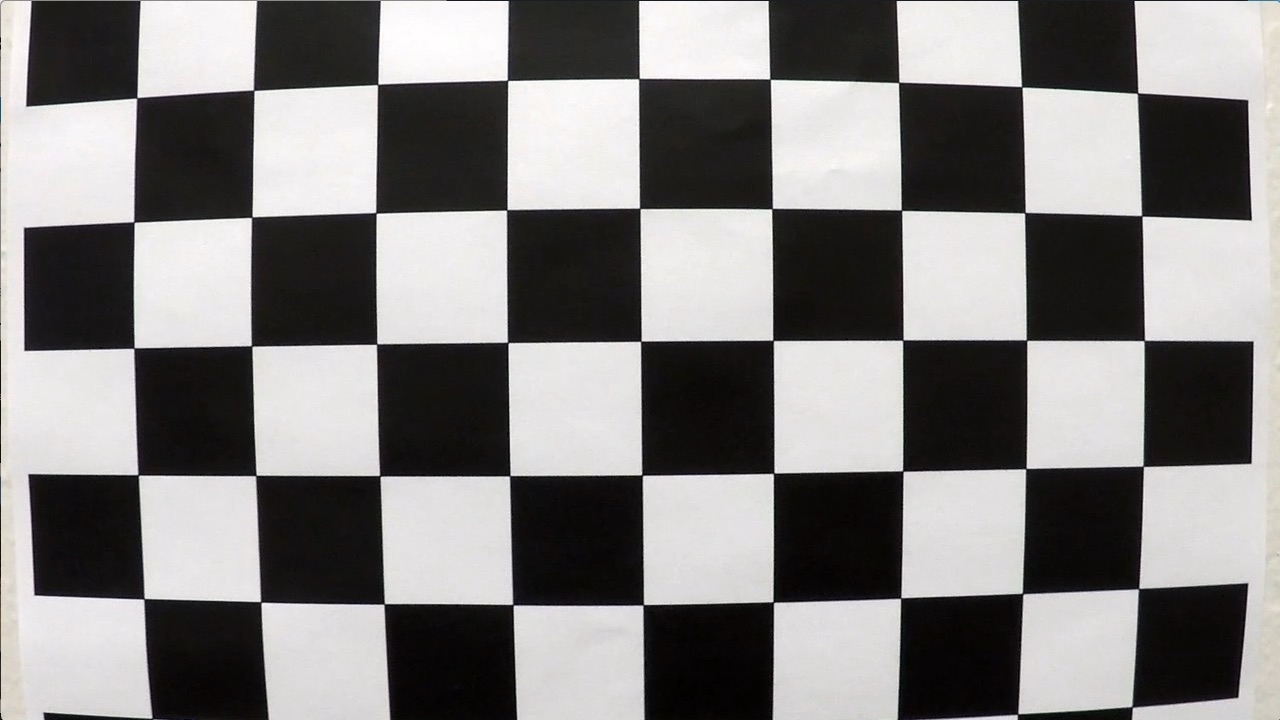
#> input picture cameraCalibration/camera_cal/calibration1.jpg, 1280 x 720 px; its folder holds 4 pictures in this run
$ python camera_calibration.py
#> lines starting #> are read from the running program, lines starting #| are printed output that depends on the picture
import numpy as np
import matplotlib.pyplot as plt
import matplotlib.image as mpimg
import matplotlib.ticker as tik
import glob
import cv2
import pickle

def uploadCalImgs():
	calImages = glob.glob('./camera_cal/calibration*.jpg')
	return calImages

def calibrCamera(imageFiles):
	# Prepare object points
	objp = np.zeros((6*9,3), np.float32)
	objp[:,:2] = np.mgrid[0:9, 0:6].T.reshape(-1,2)

	# Arrays for later storing object points and image points
	objpoints = []
	imgpoints = []
	for file in imageFiles:
            img = mpimg.imread(file)
#> img is the input picture: shape (720, 1280, 3); mean R, G, B 130.1, 128.4, 127.8
            gray = cv2.cvtColor(img, cv2.COLOR_RGB2GRAY)
            ret, corners = cv2.findChessboardCorners(gray, (9,6), None)
#> ret = False; corners = None
            #Draw the corners on the image
            #img = cv2.drawChessboardCorners(img, (9,6), corners, ret)

            if ret == True:
                objpoints.append(objp)
                imgpoints.append(corners)
	ret, mtx, dist, rvecs, tvecs = cv2.calibrateCamera(objpoints, imgpoints, gray.shape[::-1], None, None)
	return mtx, dist

if __name__ == '__main__':
    imageFiles = uploadCalImgs()
    mtx, dist = calibrCamera(imageFiles)

    camCalParam = {"mtx" : mtx, "dist" : dist}
    pickleFile = '../src/camera_calibration_parameters.pickle'
    with open(pickleFile, 'wb') as handle:
        pickle.dump(camCalParam, handle, protocol=pickle.HIGHEST_PROTOCOL)

    print("Camera calibration parameters (mtx and dist) were written into the %s file."%pickleFile)

    ################################################
    #plotting an example of an original and an undistorted image,
    #using computed the camera matrix and distortion coefficients.
    img    = mpimg.imread(imageFiles[0])
    undist = cv2.undistort(img, mtx, dist, None, mtx)
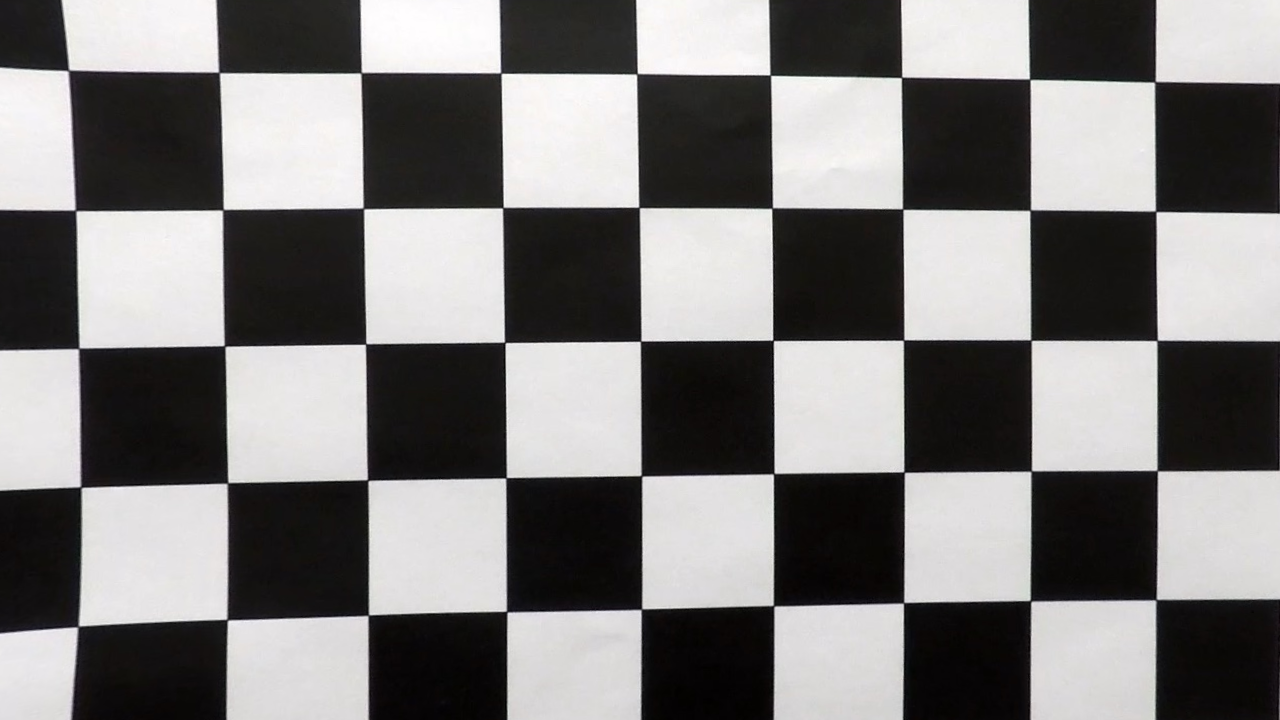
#> undist: shape (720, 1280, 3); mean R, G, B 125.3, 123.7, 123.2

    fig, axes = plt.subplots(1, 2, figsize=(12, 5),
        subplot_kw={'xticks': [], 'yticks': []}, facecolor='white', frameon=False)
    plt.subplot(1, 2, 1)
    plt.imshow(img)
    plt.gca().set_title('Original')
    plt.gca().set_axis_off()

    plt.subplot(1, 2, 2)
    plt.imshow(undist)
    plt.gca().set_title('Undistorted')

    plt.gca().set_axis_off()
    plt.subplots_adjust(top = 1, bottom = 0, right = 1, left = 0,
     hspace = 0, wspace = 0)
    plt.margins(0,0)
    plt.savefig('../outputImages/undistortion.jpg', bbox_inches = 'tight',pad_inches = 0)
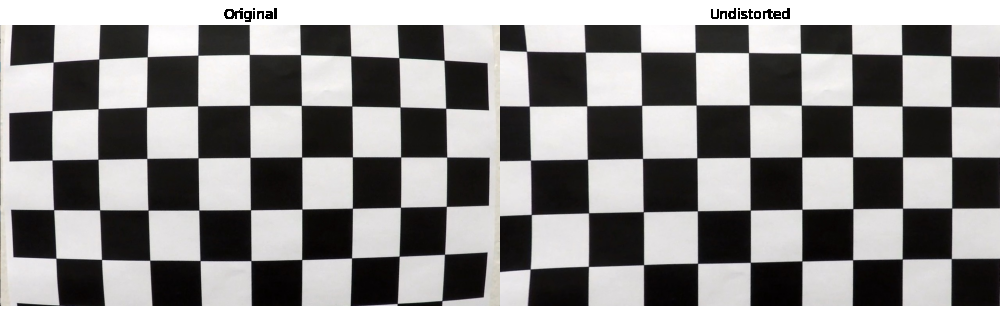
#> figure drawn by matplotlib, 2 panels

    print("\n Compare an example of an original and an undistorted image, using computed")
    print("the camera matrix and distortion coefficients, plotted into ../outputImages/undistortion.jpg")
